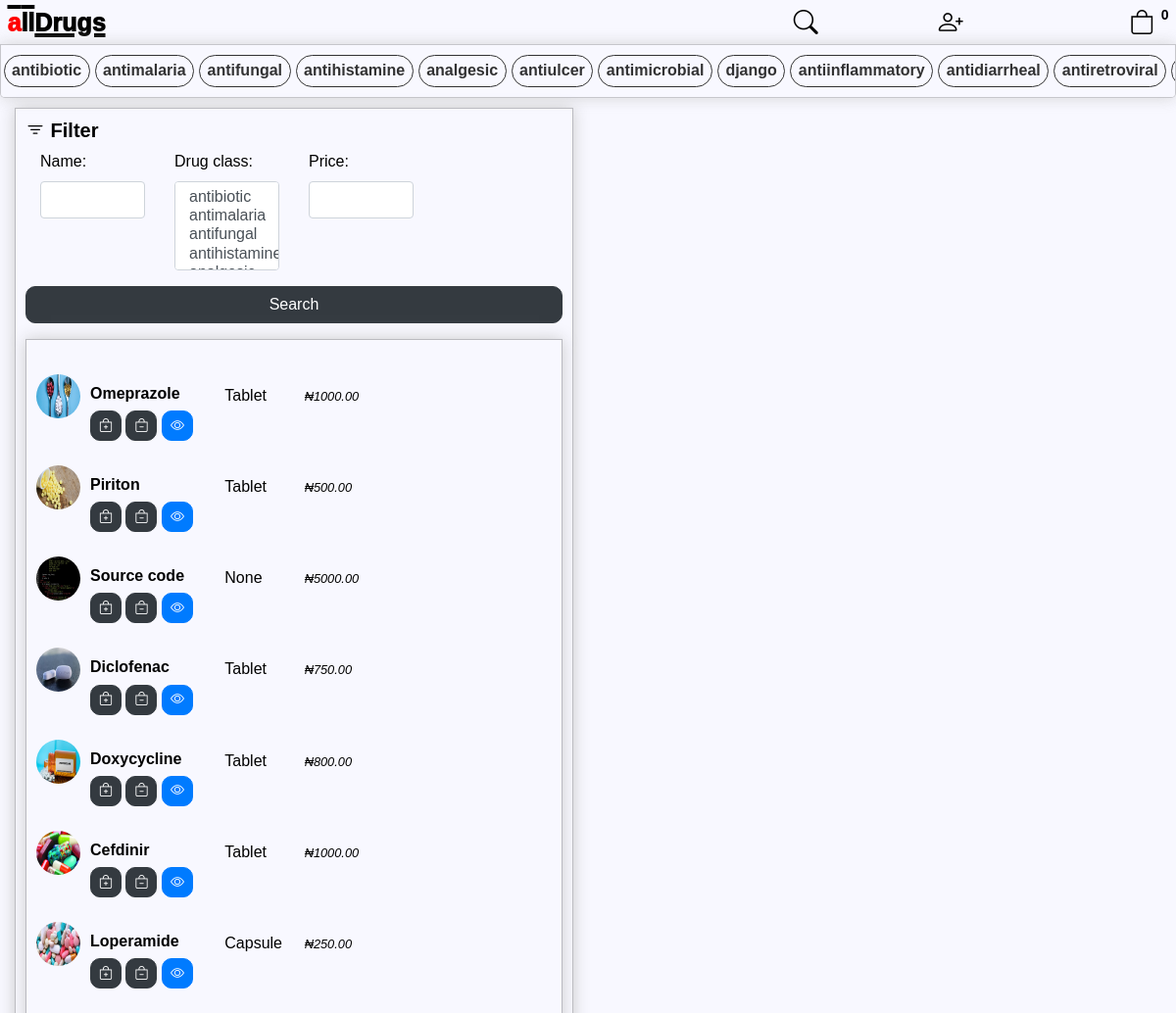
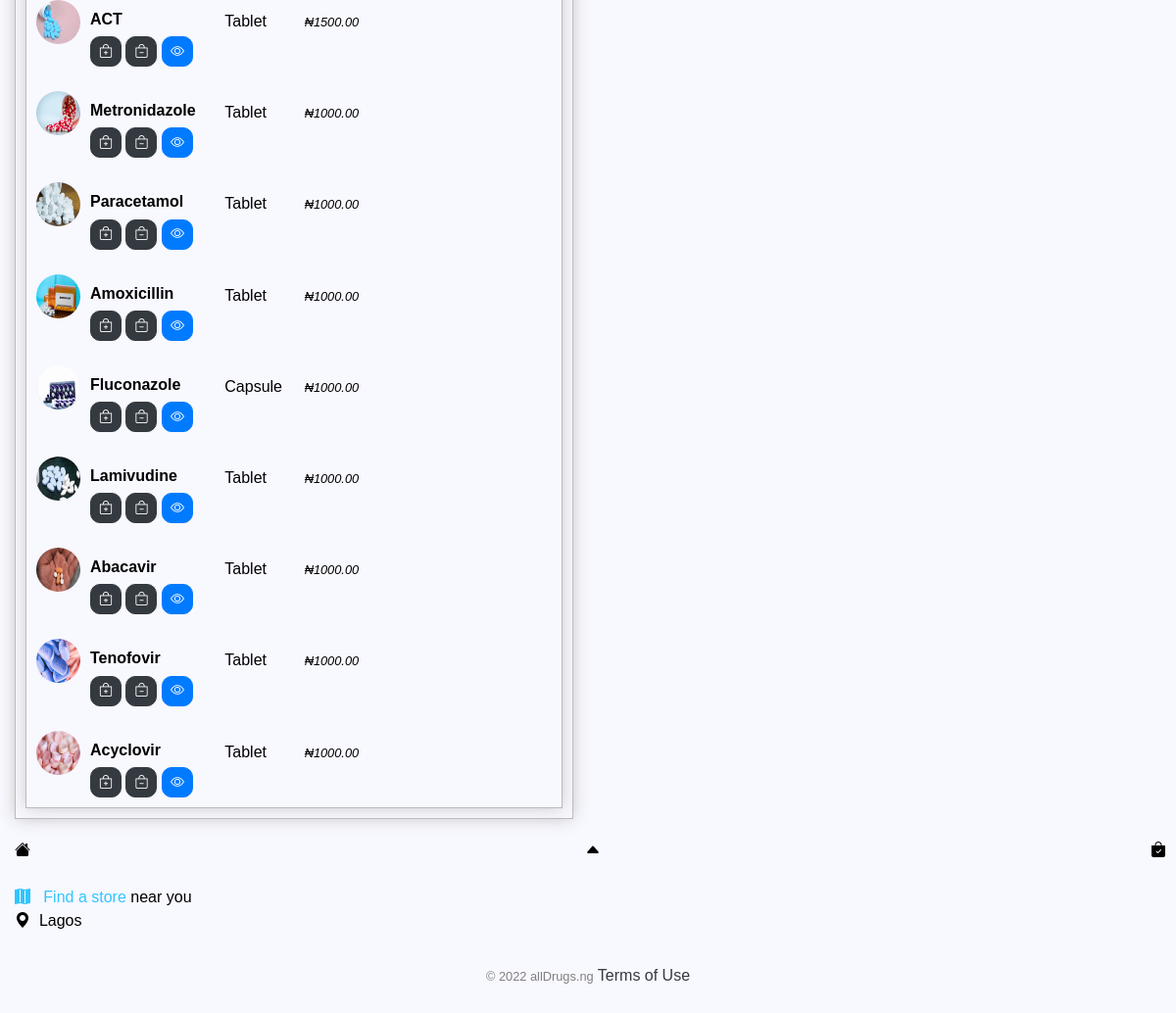
The app's page /search/ with its own data (2 pictures, top to bottom).
### store/models.py (models this page shows, shortened)
class Category (models.Model):
    name = models.CharField(max_length=200, null= True)
    indication = models.TextField (max_length=2000,blank=True, null=True,default="ailment")
    def __str__(self):
        return str(self.name)

class Product(models.Model):
    name = models.CharField(max_length=200, null=True,default="drug")
    drug_class = models.ManyToManyField(Category,default="analgesic")
    price = models.DecimalField(default=1000,max_digits=10, decimal_places=2)
    digital = models.BooleanField(default=False,null=True,  blank=False)
    image = models.ImageField(null=True, blank=True, default='sample.png', upload_to='uploads/')
    form = models.CharField (max_length=200,null=True,blank=True,default='Tablet',choices=dosage_form)
    dosage = models.CharField (max_length=200,blank=True,null=True,default="100mg")
    indication = models.TextField (max_length=2000,blank=True, null=True,default="ailment")
    prescription = models.CharField(max_length=1000,blank=True,null=True,default="daily")
    color = ColorField(default='#FF0000',format="hexa", image_field="image")
    @property
    def imageURL(self):
        try:
            url = self.image.url
        except:
            url=''
        return url

### store/views.py (the view)
# urls.py: path('search/', views.search, name='search'),
def search(request):
    data = cartData(request)
    cartItems = data['cartItems']
    order = data['order']
    items = data['items']
    category = Category.objects.all()
    product = Product.objects.all()
    product_filter = ProductFilter(request.GET, queryset=product)
    context = {'cartItems':cartItems,'filter': product_filter ,'product':product,'category':category }
    return render(request, 'store/search.html', context)

### store/utils.py (called while the page is built, shortened)
def cookieCart(request):
	try:
		cart = json.loads(request.COOKIES['cart'])
	except:
		cart = {}
	print('CART:', cart)
	items = []
	order = {'get_cart_total':0, 'get_cart_items':0, 'shipping':False}
	cartItems = order['get_cart_items']
	return {'cartItems':cartItems ,'order':order, 'items':items}

def cartData(request):
	if request.user.is_authenticated:
		customer = request.user.customer
		order, created = Order.objects.get_or_create(customer=customer, complete=False)
		items = order.orderitem_set.all()
		cartItems = order.get_cart_items
	else:
		cookieData = cookieCart(request)
		cartItems = cookieData['cartItems']
		order = cookieData['order']
		items = cookieData['items']
	return {'cartItems':cartItems ,'order':order, 'items':items}

### store/templates/store/search.html (shortened to what this page needs)
{% extends "store/main.html" %}
{% load static %}
{% load widget_tweaks %}
{% block content %}
<nav id="drug_class_nav" style="" class="navbar sticky-top">
    {% for category in category %}
    <div id="drug_class">
        <a href="{% url 'drug_class' category.id %}">
            {{category.name}}
        </a>
    </div>
    {% endfor %}
</nav>
<div class="row">
    <div class="col-lg-6">
        <div class="box-element" id="form-wrapper">
            <form method="get">
                <div class="well">
                    <h5 style="margin-top: 0">
                        <strong><i class="bi bi-filter"></i>&nbsp;Filter</strong>
                    </h5>
                    <div class="row">
                        <div class="form-group col-sm-4 col-md-3">
                            {{ filter.form.name.label_tag }}
                            {% render_field filter.form.name class="form-control" %}
                        </div>
                        <div class="form-group col-sm-4 col-md-3">
                            {{ filter.form.drug_class.label_tag }}
                            {% render_field filter.form.drug_class class="form-control" %}
                        </div>
                        <div class="form-group col-sm-4 col-md-3">
                            {{ filter.form.price.label_tag }}
                            {% render_field filter.form.price class="form-control" %}
                        </div>
                    </div>
                </div>
                <button type="submit" class="btn btn-dark btn-block">
                    Search
                </button>
            </form>
            <div style="display:flex; overflow:hidden;" class="box-element" id="form-wrapper">
                <div>
                    {% for product in filter.qs %}
                    <div id="product_filter_list" style="margin: 25px 0px 0px 0px" class="text-left">
                        <div style="flex:5%">
                            <img class="header-image" src="{{product.imageURL}}">
                        </div>
                        <div class="text-left" style="flex:3
                            45%;padding:10px 0px 0px 10px;">
                            <h6>
                                <strong>{{ product.name }}</strong>
                            </h6>
                            <button data-product={{product.id}} data-action="add" class="btn btn-dark add-btn update-cart btn-sm">
                                <i class="bi bi-bag-plus"></i>
                            </button>
                            <button data-product={{product.id}} data-action="remove" class="btn btn-dark remove-btn update-cart btn-sm">
                                <i class="bi bi-bag-dash"></i>
                            </button>
                            <a class="btn btn-primary btn-sm" href="{% url 'product' product.id %}">
                                <i class="bi bi-eye"></i>
                            </a>
                        </div>
                        <div class="text-left" style="flex:25%;padding:10px 0px 0px 0px;">
                            {{product.form}}
                        </div>
                        <div style="flex:25%;padding:10px 0px 0px 0px;">
                            <small><i>₦{{ product.price }}</i></small>
                        </div>
                    </div>
                    {% endfor %}
                </div>
            </div>
        </div>
    </div>
</div>
{% endblock content %}

### static/css/main.css (style rules this page uses)
body { background-color: #f8f8ff!important; font-weight: 400; font-family:'Choco cooky',reross-quadratic, sans-serif; color: #000; font-style: normal; padding:0px; margin:0px; overflow: scroll; }
#drug_class_nav { display: flex; flex-direction: column; border: .2px solid rgba(0,0,0,0.25); overflow: scroll; box-shadow: hsl(0, 0%, 80%) 0 0 16px; padding: 0px 0px 0px 0px; background-color: #f8f8ff; opacity: .8; border-radius: 0px 0px 5px 5px; height: 55px; }
#drug_class { flex: 1; border: 1px solid rgba(0,0,0,1); padding: 2.5px 7.5px 2.5px 7.5px; margin: 10px 2.5px; font-weight: 575; background: #f8f8ff; border-radius: 20px; color: #000; }
#drug_class a ,.store h6 a { color:#000; }
h1,h2,h3,h4,h5,h6 { color: #000; }
.box-element { box-shadow: hsl(0, 0%, 80%) 0 0 16px; background-color: #f8f8ff; border: .2px solid rgba(0,0,0,0.25); padding: 10px; width:100%; }
.col-lg-4, .col-lg-6, .col-lg-8, .col-lg-12 { margin-top: 10px; }
.btn { border-radius: 10px; }
.header-image { width: 45px; height: 45px; border-radius:50%; }
@media screen and (min-width: 480px) { #product_filter_list { width: 710px; } }
#product_filter_list { display:flex; width:355px; justify-content:space-between; margin:10px 2.5px 10px 2.5px; }
.row { width:100%; margin:0px; padding: 0px; }

### static/css/main_dark.css (style rules this page uses)
body { background-color: rgb(37,37,37,1)!important; font-weight: 400; font-family: 'Choco cooky',reross-quadratic, sans-serif; color: white; font-style: normal; margin:0px; padding:0px; }
#drug_class_nav { display: flex; flex-direction: column; overflow: scroll; box-shadow: hsl(0, 0%, 20%) 0 0 16px; padding: 0px 0px 0px 0px; background-color: #070700; opacity: .8; border-radius: 0px 0px 5px 5px; height: 55px; }
#drug_class { flex: 1; border: 1.5px solid rgba(255,255,255,0.25); padding: 2.5px 7.5px 2.5px 7.5px; margin: 10px 2.5px; font-weight: 575; border-radius: 20px; color: white; }
#drug_class a { color:white; }
h1,h2,h3,h4,h5,h6 { color: white; }
.box-element { box-shadow: hsl(0, 0%, 20%) 0 0 16px; background-color: #070700; border-radius: 20px; padding: 10px; }
.col-lg-4, .col-lg-6, .col-lg-8, .col-lg-12 { margin-top: 10px; }
.btn { border-radius: 10px; }
.header-image { width: 45px; height: 45px; border-radius:50%; }
@media screen and (min-width: 480px) { #product_filter_list { width:750px; } }
#product_filter_list { display:flex; width:340px; justify-content:space-between; margin:10px; }
.row { width:100%; margin:0px; padding: 0px; }

### records on screen
Category: name "antibiotic"
Category: name "antimalaria"
Category: name "antifungal"
Category: name "antihistamine"
Category: name "analgesic"
Category: name "antiulcer"
Category: name "antimicrobial"
Category: name "django"
Category: name "antiinflammatory"
Category: name "antidiarrheal"
Category: name "antiretroviral"
Product: imageURL (picture), name "Omeprazole", form "Tablet", price "1000.00"
Product: imageURL (picture), name "Piriton", form "Tablet", price "500.00"
Product: imageURL (picture), name "Source code", form "None", price "5000.00"
Product: imageURL (picture), name "Diclofenac", form "Tablet", price "750.00"
Product: imageURL (picture), name "Doxycycline", form "Tablet", price "800.00"
Product: imageURL (picture), name "Cefdinir", form "Tablet", price "1000.00"
Product: imageURL (picture), name "Loperamide", form "Capsule", price "250.00"
Product: imageURL (picture), name "ACT", form "Tablet", price "1500.00"
Product: imageURL (picture), name "Metronidazole", form "Tablet", price "1000.00"
Product: imageURL (picture), name "Paracetamol", form "Tablet", price "1000.00"
Product: imageURL (picture), name "Amoxicillin", form "Tablet", price "1000.00"
Product: imageURL (picture), name "Fluconazole", form "Capsule", price "1000.00"
Product: imageURL (picture), name "Lamivudine", form "Tablet", price "1000.00"
Product: imageURL (picture), name "Abacavir", form "Tablet", price "1000.00"
Product: imageURL (picture), name "Tenofovir", form "Tablet", price "1000.00"
Product: imageURL (picture), name "Acyclovir", form "Tablet", price "1000.00"

### other values on screen
{{ cartItems }} "0"
{{ filter.form.name.label_tag }} "Name:"
{{ filter.form.drug_class.label_tag }} "Drug class:"
{{ filter.form.price.label_tag }} "Price:"
